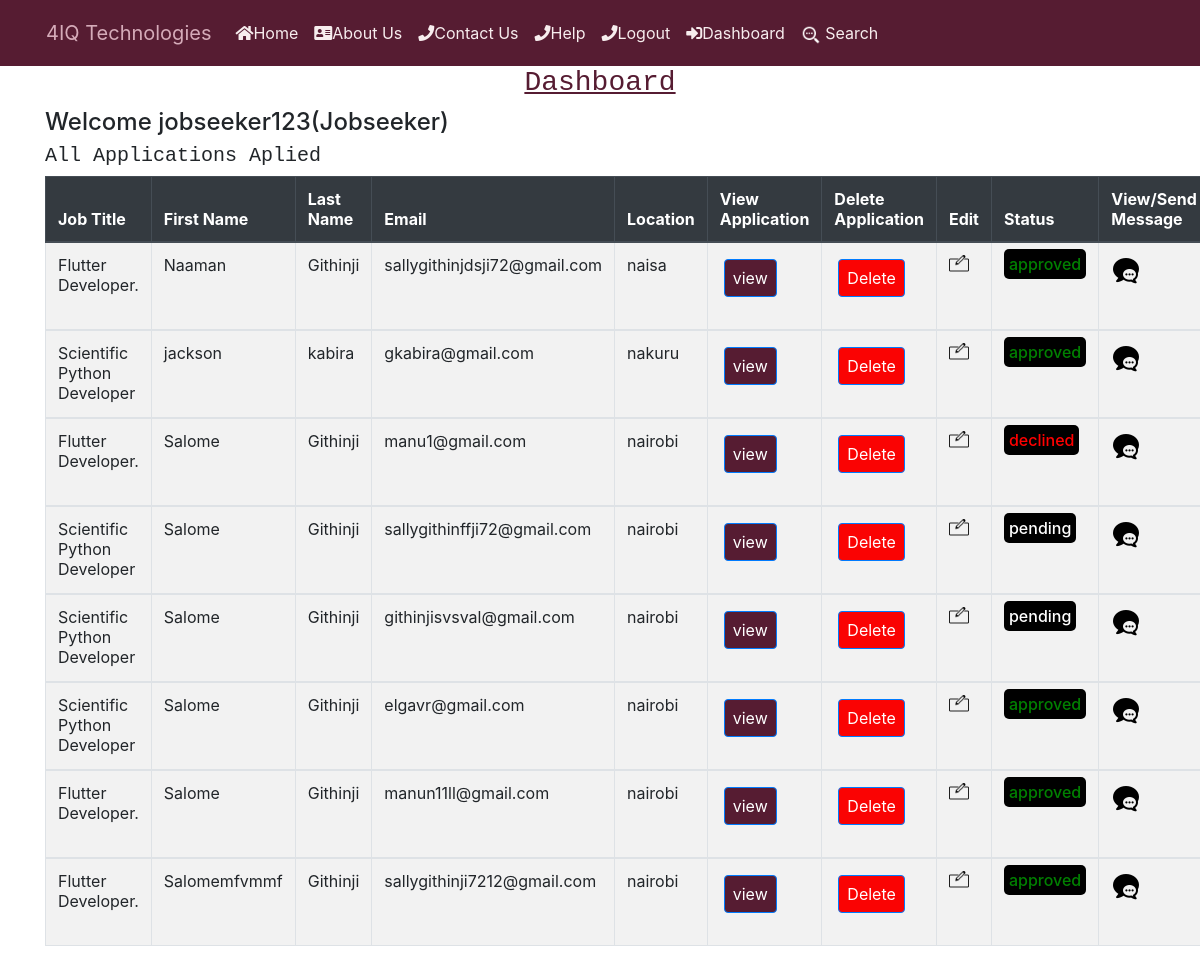
The page /users/dashboard (signed in) on the database its author committed.
### users/models.py (models this page shows)
class Userprofile(models.Model):
    user = models.OneToOneField(User, related_name="userprofile", on_delete=models.CASCADE)
    is_employer = models.BooleanField(default=False)

### job/models.py (models this page shows, shortened)
class Application(models.Model):
    APPROVED = 'approved'
    PENDING = 'pending'
    DECLINED = 'declined'
    CHOICES_STATUS = (
        (APPROVED,'Approved'),
        (PENDING,'Pending' ),
        (DECLINED,'Declined' )
     )
    job = models.ForeignKey(Job,
                            related_name='applications',
                             on_delete=models.CASCADE)
    first_name = models.CharField(max_length=200, null=True, blank=True)
    last_name = models.CharField(max_length=200, null=True, blank=True)
    date_of_birth = models.CharField(max_length=20, blank=True, null=True)
    gender = models.CharField(max_length=1,
                              choices=GENDER,
                              blank=False,
                              null=True)
    email = models.EmailField(max_length=70, blank=True, unique=True)
    location = models.CharField(
        max_length=104,
        null=True
    )
    mobile = models.IntegerField(null=True, blank=True)
    education   = models.CharField( max_length=2553, null=True, blank=True)
    content = models.TextField()
    experience = models.TextField()
    resume  = models.FileField( upload_to="resumes/", null=True, blank=True)
    created_at = models.DateTimeField(auto_now_add=True,null=False)
    status = models.CharField(max_length=20,choices=CHOICES_STATUS,default='pending')
    created_by = models.ForeignKey(User,
                                   related_name="applications",
                                   on_delete=models.CASCADE)
    class Meta:
        ordering = ['-created_at']

class Job(models.Model):
    COMPUTER_SUPPORT_SPECIALIST = 'Computer Support Specialist'
    HARDWARE_ENGINEER = 'Hardware Engineer'
    COMPUTER_SYSTEM_ANALYST = 'Computer System Analyst'
    SOFTWARE_DEVELOPER = 'Software Developer'
    PROGRAMMER = 'Programmer'
    WEB_DEVELOPER = 'Web Developer'
    NETWORK_ENGINEER = 'Network Engineer'
    SOFTWARE_TESTER = 'Software Tester'
    FRONTEND_DEVELOPER = "Frontend Developer"
    BACKEND_DEVELOPER = "Backend Developer"
    CHOICES_SIZE =   ( (COMPUTER_SUPPORT_SPECIALIST ,'COMPUTER_SUPPORT_SPECIALIST'),
    ( HARDWARE_ENGINEER ,'HARDWARE_ENGINEER'),
    ( COMPUTER_SYSTEM_ANALYST, 'COMPUTER_SYSTEM_ANALYST' ),
    ( SOFTWARE_DEVELOPER, 'SOFTWARE_DEVELOPER'),
    ( PROGRAMMER , 'PROGRAMMER'),
    ( WEB_DEVELOPER,'WEB_DEVELOPER'),
    ( NETWORK_ENGINEER,'NETWORK_ENGINEER'),
    ( SOFTWARE_TESTER,'SOFTWARE_TESTER'),
    (FRONTEND_DEVELOPER,"FRONTEND_DEVELOPER"),
    (BACKEND_DEVELOPER,"BACKEND_DEVELOPER")
    )
    ACTIVE = 'active'
    EMPLOYED = 'employed'
    ARCHIVED = 'archived'
    CHOICES_STATUS = (
        (EMPLOYED,'Employed'),
        (ACTIVE,'Active' ),
        (ARCHIVED,'Archived' )
     )
    title = models.CharField(max_length=200)
    created_at = models.DateTimeField(auto_now_add=True)
    skillset_required = models.TextField(null=True)
    about_job= models.TextField(blank=True, null=True)
    image = models.ImageField(upload_to="covers/",null=True,blank=True)
    experience = models.CharField(max_length=100,null=True)
    salary = models.CharField(max_length=50,null=True)
    deadline = models.CharField(max_length=50,null=True)
    department_name = models.CharField( max_length=30,choices=CHOICES_SIZE)
    created_by = models.ForeignKey(User,
                                   related_name="jobs",
                                   on_delete=models.CASCADE)
    status = models.CharField(max_length=20,choices=CHOICES_STATUS,default='active')
    class Meta:
        ordering = ['-created_at']

### users/views.py (the view)
# urls.py: path("dashboard", views.dashboard, name="dashboard"),
@user_passes_test(lambda user: user.is_authenticated)
def dashboard(request):
   return render ( request,'dashboard.html' ,{'userprofile': request.user.userprofile})

### notification/context_processors.py (called while the page is built)
def notifications(request):
    if request.user.is_authenticated:
        return {
            'notificactions': request.user.notifications.filter(is_read=False)
        }
    else:
        return {'notifications': []}

### users/templates/dashboard.html (shortened to what this page needs)
{% include 'header.html' %}
{% load static %}
{% block content %}
  <div class="container">
    <h3 class="title">
      <center style="text-decoration: underline; color: #561c32 ;font-family: 'Courier New', Courier, monospace;">Dashboard</center>
    </h3>
    {% if userprofile.is_employer %}
    {% if messages %}
        <ul class="alert alert-danger">
            {% for message1 in messages %}
                <li>{{ message1 }}</li>
                <script>
                  setTimeout(function () {
                    document.getElementById("alert").style.display = "none";
                  }, 5000);
                </script>
            {% endfor %}
        </ul>
    {% endif %}
<h4 class="subtitle">Welcome  {{userprofile.user}}
  (Employer)
</h4>
<div style="display: flex;">
  <div><a href="{% url 'job:add'  %}">
    <input
    type="submit"
    value="Add Job"
    class="m-1 px-5 btn btn-primary"
    style="background-color: #561c32"
    />
  </div>
  <div><a href="{% url 'job:job_pdf'  %}">
    <input
    type="submit"
    value="Job PDF"
    class="m-1 px-5 btn btn-primary"
    style="background-color: #561c32"
    /> <a href=""></a>
  </div>
</div>
<h3 class="subtitle">View all jobs posted</h3>
<table class="table table table-striped table-bordered">
  <thead class="thead-dark">
    <tr>
      <th scope="col">Job Id</th>
      <th scope="col">Job name</th>
      <th scope="col">Date created</th>
      <th scope="col">View Aplicants</th>
      <th scope="col">Edit Job</th>
    </tr>
  </thead>
  <tbody>
    {% for job in request.user.jobs.all %}
    <tr>
      <th scope="row">   {{ job.id }} </a></th>
      <td>  {{ job.title }} ({{job.get_status_display}})</td>
      <td>  {{ job.created_at }}</td>
      <td><a href="{% url 'view_dashboard_job' job.id%}"><i class="fas fa-bars"></i> Candidates</td>
        <td>
          <a href="{% url 'job:edit' job.id %}">
            <img src="{% static 'edit.png' %}" width= "20" height="20"alt="My Image">
          </a>
    </tr>
    {% empty %}
    <p>You have not posted any jobs yet...</p>
    {% endfor %}
  </tbody>
</table>
{% else %}
<h4 class="subtitle">Welcome {{userprofile.user}}(Jobseeker) </h4>
<h5 class="subtitle" style="font-family: 'Courier New', Courier, monospace;">All Applications Aplied</h5>
<table class="table table-striped table-bordered" style="width: 100%">
  <thead class="thead-dark">
    <tr>
      <th scope="col">Job Title</th>
      <th scope="col">First Name</th>
      <th scope="col">Last Name</th>
      <th scope="col">Email</th>
      <th scope="col">Location</th>
      <th scope="col">View Application</th>
      <th scope="col">Delete Application</th>
      <th scope="col">Edit </th>
      <th scope="col">Status </th>
      <th scope="col">View/Send Message</th>
    </tr>
  </thead>
  {% for application in request.user.applications.all %}
  <tbody>
    <tr>
      <td>{{ application.job.title }}</td>
      <td>{{ application.first_name }}</td>
      <td>{{ application.last_name }}</td>
      <td>{{ application.email }}</td>
      <td>{{ application.location }}</td>
      <td>
        <a
        href="{% url 'view_application' application.id %}
        "
        >
        <input
        type="submit"
        value="view"
        class="m-1 px-2 btn btn-primary"
          style="background-color: #561c32"
          />
        </a>
      </td>
      <td>
        <form action="{% url 'job:delete_application' application.id %}" method="post">
          <input type="submit" value="Delete"   class="m-1 px-2 btn btn-primary"
          style="background-color: #fa0303" onclick="return confirmDelete();">
        </form>
      </td>
      <td>
        <a href="{% url 'job:edit_app' application.id %}">
          <img src="{% static 'edit.png' %}" width= "20" height="20" alt="My Image">
        </a>
      </td>
      <td>
    {%if application.status == 'pending'%}
    <h6> <span style="color: white; border-radius: 5px; padding: 5px; background-color: black">{{application.status}}</span> </h6>
    {%elif application.status == 'approved'%}
    <h6> <span style="color: green; border-radius: 5px; padding: 5px; background-color: black">{{application.status}}</span> </h6>
    {%elif application.status == 'declined'%}
    <h6> <span style="color: red; border-radius: 5px; padding: 5px; background-color: black">{{application.status}}</span> </h6>
    {%endif%}
  </td>
<td>
  <a href="{% url 'view_application' application.id%}">
    <img src="{% static 'mesage.png' %}" width= "30" height="30" alt="My Image">
  </a>
</td>
    </tr>
  </tbody>
    {% empty %}
  <p>You have not applied for any jobs yet..</p>
  {% endfor %}
</table>
{% endif %}
</div>
{% endblock %}

### rows shown on the page
Userprofile: user "jobseeker123"
Application: job "Flutter Developer.", first_name "Naaman", last_name "Githinji", email "sallygithinjdsji72@gmail.com", location "naisa", status "approved"
Application: job "Scientific Python Developer", first_name "jackson", last_name "kabira", email "gkabira@gmail.com", location "nakuru", status "approved"
Application: job "Flutter Developer.", first_name "Salome", last_name "Githinji", email "manu1@gmail.com", location "nairobi", status "declined"
Application: job "Scientific Python Developer", first_name "Salome", last_name "Githinji", email "sallygithinffji72@gmail.com", location "nairobi", status "pending"
Application: job "Scientific Python Developer", first_name "Salome", last_name "Githinji", email "githinjisvsval@gmail.com", location "nairobi", status "pending"
Application: job "Scientific Python Developer", first_name "Salome", last_name "Githinji", email "elgavr@gmail.com", location "nairobi", status "approved"
Application: job "Flutter Developer.", first_name "Salome", last_name "Githinji", email "manun11ll@gmail.com", location "nairobi", status "approved"
Application: job "Flutter Developer.", first_name "Salomemfvmmf", last_name "Githinji", email "sallygithinji7212@gmail.com", location "nairobi", status "approved"
